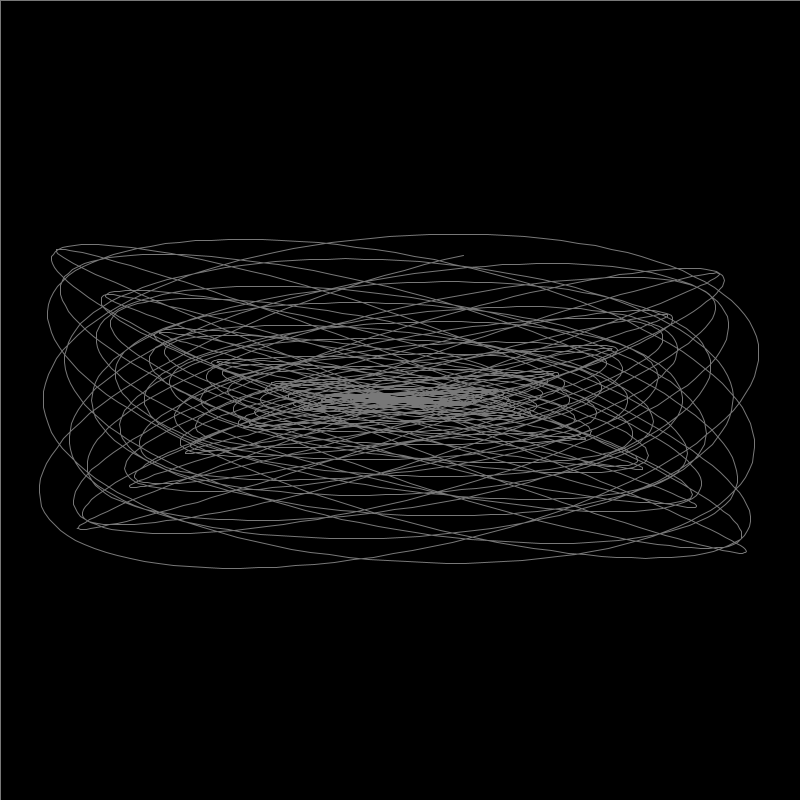
Frame 1 (no input)
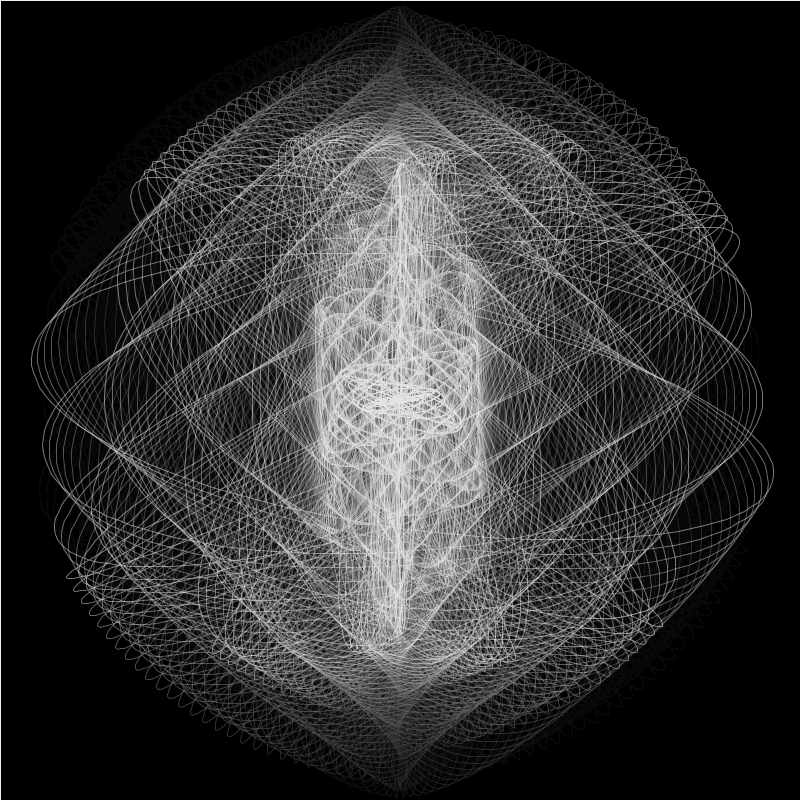
Frame 60 (the mouse pressed at the canvas centre just before this capture)
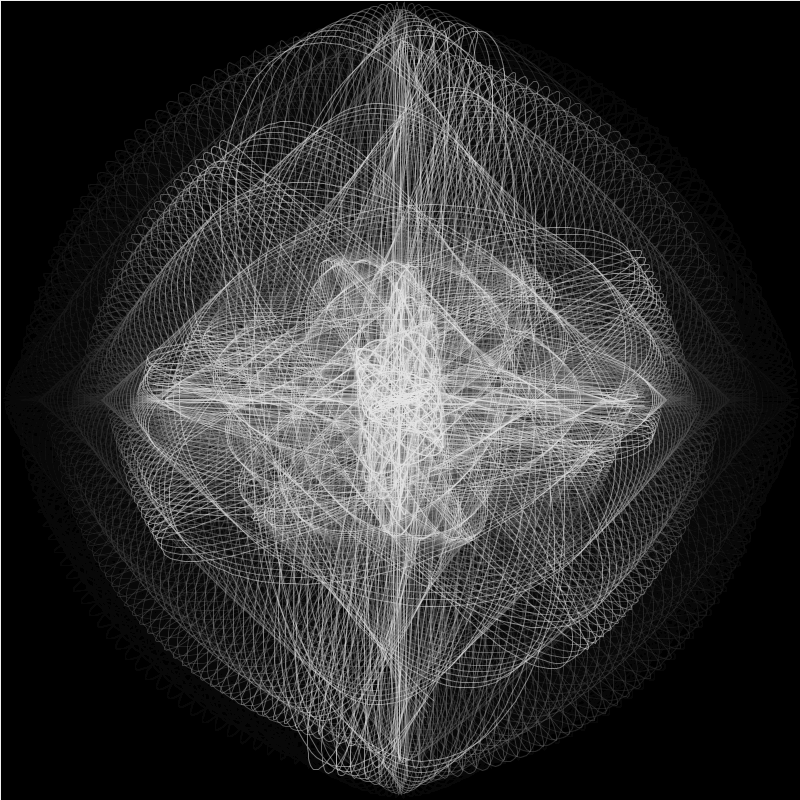
Frame 120 (the mouse held since frame 60 and released just before this capture)

The Processing sketch that drew these frames (run headless with seeded random() and noise(); from frame 60 on, the mouse is pressed at the canvas centre):

// Processing sketch: radial_pattern_emitter_mod1
// ── radial_pattern_emitter_mod1.pde

int f = 400; 
int automate = 10;
float col = 255;

void setup() {
  size(800,800); 
  stroke(255,120);
  
  smooth();
  strokeWeight( 1 );
  background( 0 );
  
}

void draw(){
  fill(0,15);
  rect( 0, 0, width, height );
//fill(255,20);
  automate++;

 
beginShape();
  
  for( float idx = f ; idx > 0; idx -= .05 ) // k ranges from 550 to 0.1 

  {

//         stroke( col );
//    col =col -.01;
 
    float a =                          
       
      idx *                              // k ranges from 550 to 0.1 
      ( automate )       
      *.0001;

    
    vertex(
      f +                              // middle of the box
      
                                       // an offset that ranges from zero to 550
      cos( a ) *                         
                                       
      idx *
      sin( idx* 1.1 ),                          // zero to one, cycling as the loop moves on
      
      f + 
      sin( a )* idx *sin( idx )                  // another similar offset from the center

    );
           
    
  } 
  

 endShape(); 

}
